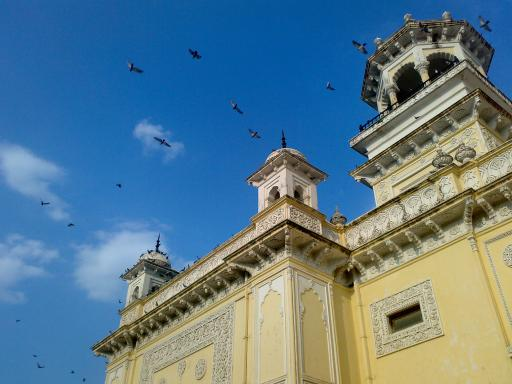
#> input picture Projects/PreProcessing/Ejemplo histograma mono/Image/home.jpg, 512 x 384 px
$ jupyter execute Hist_mon.ipynb
#> lines starting #> are read from the running program, lines starting #| are printed output that depends on the picture
[cell 1]
import cv2 as cv
import matplotlib.pyplot as plt

[cell 2]
# Image Path
path_to_image = 'Image/home.jpg'

[cell 3]
# Open the image with openCV in gray scale(0 option)
img = cv.imread(path_to_image, 0)
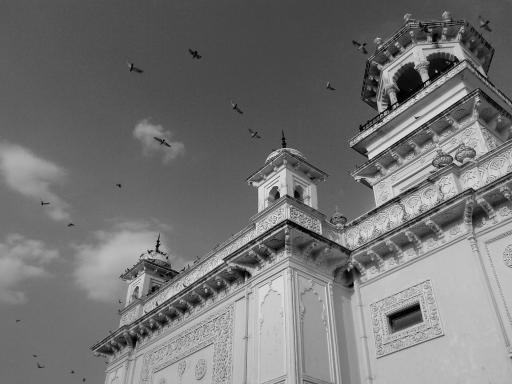
#> img: shape (384, 512); min 0, max 255, mean 116.2

[cell 4]
# Showing the image
plt.imshow(img, cmap="gray")
plt.show()

[cell 5]
# Calulate the histogram with frequencies from 0 to 255
plt.hist(img.ravel(), 255,[0,255])
plt.show()
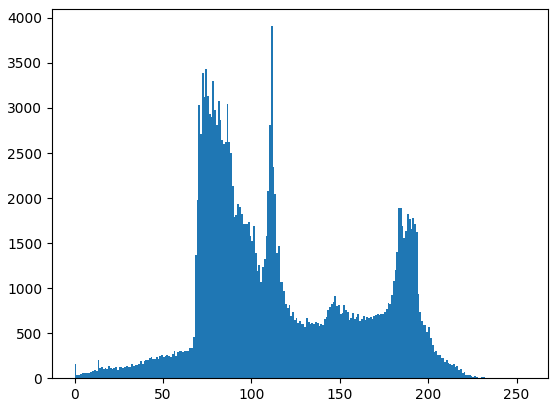
#> figure drawn by matplotlib, 1 panel; tallest bar 3908 high, from x = 111 to 112

[cell 6]
# Opening the same image
img1 = cv.imread(path_to_image)
#> img1 is the input picture: shape (384, 512, 3); mean B, G, R 141.2, 123.9, 91.6

[cell 7]
# Convert the image to RGB
img1 = cv.cvtColor(img1, cv.COLOR_BGR2RGB)
plt.imshow(img1)
plt.show()

[cell 8]
channels={
    0:'red',
    1:'green',
    2:'blue'
}

[cell 9]
# Plotting the histogram for every channel
for channel, color in channels.items():
    histr = cv.calcHist([img1],[channel],None,[256],[0,256])
    plt.plot(histr, color=color)
    plt.xlim([0,255])
plt.show()
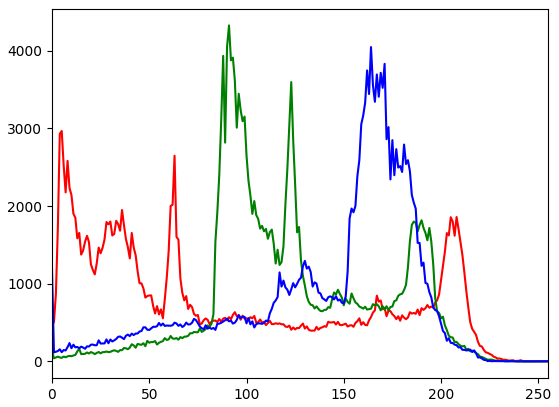
#> figure drawn by matplotlib, 1 panel; curve peaks at x = 5, y = 2968; curve peaks at x = 91, y = 4328; curve peaks at x = 164, y = 4049
